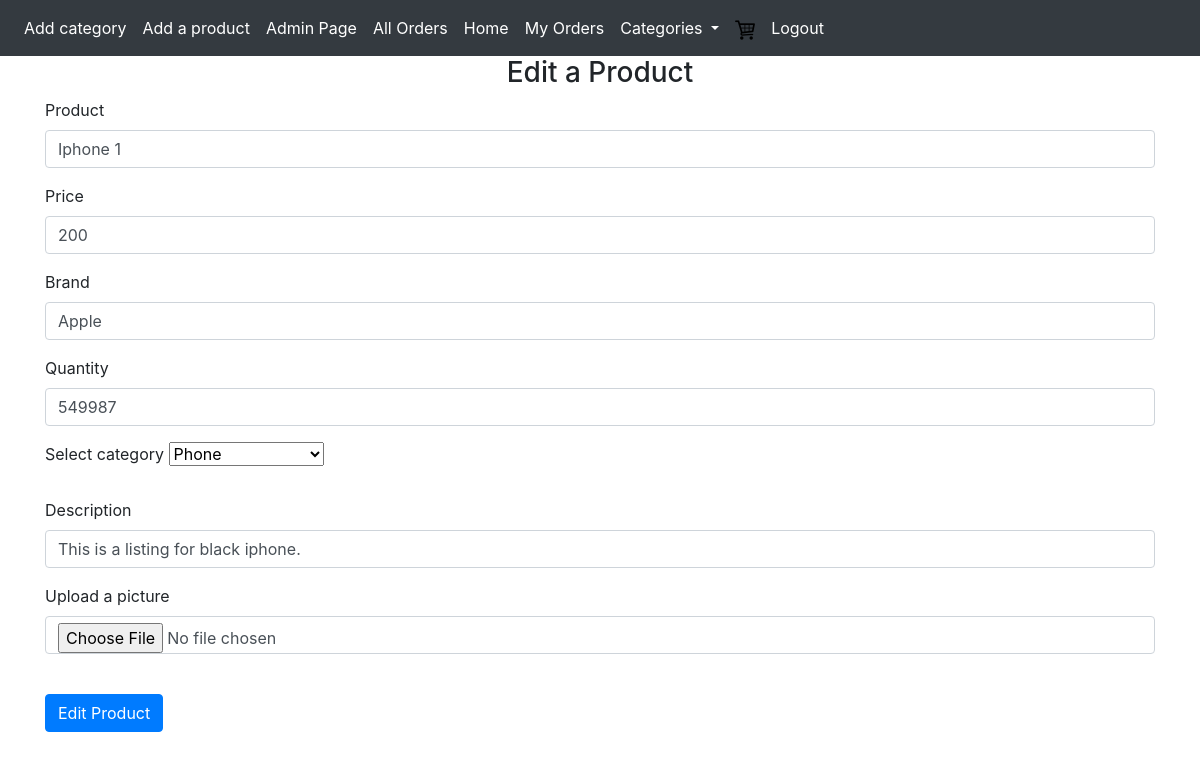
Screenshot of /admin/edit_product/1 (signed in) with the database file from the repository.
### website/models.py (models this page shows)
class Product(db.Model):
    id = db.Column(db.Integer,primary_key=True)
    name = db.Column(db.String(20))
    price = db.Column(db.Integer)
    brand = db.Column(db.String(20))
    qty = db.Column(db.Integer)
    description = db.Column(db.String(300))
    image = db.Column(db.String(200), default="image.jpg")
    category_id = db.Column(db.Integer, db.ForeignKey('category.id'))

### website/views.py (the view)
@views.route("/admin/edit_product/<int:id>",methods=['GET','POST'])
@login_required
def edit_product(id):
    if current_user.first_name == 'admin':
        if request.method == "POST":
            product_name = request.form['name']
            price = request.form['price']
            brand = request.form['brand']
            quantity = request.form['quantity']
            category = request.form['category']
            description = request.form['description']
            file = request.files['image']
            print(category)
            product = Product.query.get(id)
            if file.filename != "":
                if file and allowed_file(file.filename):
                    if product.image != "image.jpg":
                        filename = os.path.join(UPLOAD_FOLDER, product.image)
                        if os.path.exists(filename):
                            os.remove(filename)
                    _, file_extension = os.path.splitext(file.filename)
                    filename = uuid.uuid4().hex + file_extension
                    file.save(os.path.join(UPLOAD_FOLDER, filename))
                    product.image = filename
                else:
                    flash("Wrong file type",category='error')
            product.name = product_name
            product.price = price
            product.qty = quantity
            product.brand = brand
            product.category_id = category
            product.description = description
            db.session.commit()
            flash("Product updated",category="success")
            return redirect(url_for("views.admin"))
        else:
            product = Product.query.get(id)
            if current_user.first_name == 'admin':
                categories = Category.query.all()
            return render_template('/admin/edit_product.html',product=product,user=current_user,categories=categories)
    else:
        flash("Only Admin can access the page", category="error")
        return redirect(url_for("views.index"))

### website/__init__.py (called while the page is built)
def create_app():
    app = Flask(__name__)
    app.config['SECRET_KEY'] = "asdsadas"
    app.config["SQLALCHEMY_DATABASE_URI"] = f"sqlite:///{DB_NAME}"
    app.config["SQLALCHEMY_TRACK_MODIFICATIONS"] = False
    app.config['UPLOAD_FOLDER'] = UPLOAD_FOLDER
    db.init_app(app)
    from . import models
    create_database(app)
    from .models import User
    with app.app_context():
        admin = User.query.filter_by(first_name = "admin").first()
        if not admin:
            create_admin(User,db)
    from .views import views
    from .auth import auth
    app.register_blueprint(views, url_prefix="/" )
    app.register_blueprint(auth, url_prefix = "/" )
    login_manager = LoginManager()
    login_manager.login_view = "auth.login"
    login_manager.init_app(app)
    @login_manager.user_loader
    def load_user(id):
        return models.User.query.get(int(id))
    return app

### website/templates/admin/edit_product.html (shortened to what this page needs)
{% extends "base.html" %}
{% block content %}
<form method="POST" enctype="multipart/form-data">
    <h3 align="center">Edit a Product</h3>
    <div class="form-group">
        <label for="product">Product</label>
        <input
            type="text"
            class="form-control"
            id="name"
            name="name"
            placeholder="Add product name"
            required
            value="{{product.name}}"
        />
    </div>
    <div class="form-group">
        <label for="product">Price</label>
        <input
            type="number"
            class="form-control"
            id="price"
            name="price"
            placeholder="Add product price"
            required
            value="{{product.price}}"
        />
    </div>
    <div class="form-group">
        <label for="product">Brand</label>
        <input
            type="text"
            class="form-control"
            id="brand"
            name="brand"
            placeholder="Add brand name"
            required
            value="{{product.brand}}"
        />
    </div>
    <div class="form-group">
        <label for="product">Quantity</label>
        <input
            type="number"
            class="form-control"
            id="quantity"
            name="quantity"
            placeholder="Add product quantity"
            required
            value="{{product.qty}}"
        />
    </div>
    <div class="form-group">
        <label for="category">Select category</label>
        <select name="category" class="form-group" required>
            {% for category in categories %}
                {% if category.id == product.category_id %}
                    <option value="{{category.id}}" class="form-group" selected>{{category.name}}</option>
                {% else %}
                    <option value="{{category.id}}" class="form-group">{{category.name}}</option>
                {% endif %}
            {% endfor %}
        </select>
    </div>
    <div class="form-group">
        <label for="Description">Description</label>
        <input
            type="text"
            class="form-control"
            id="description"
            name="description"
            placeholder="Add product description"
            height="400"
            width="400"
            required
            value="{{product.description}}"
        />
    </div>
    <div class="form-group">
        <label for="formFile" class="form-label">Upload a picture</label>
        <input class="form-control" type="file" name='image' id="category">
    </div>
    <br />
    <button type="submit" class="btn btn-primary">Edit Product</button>
</form>
{% endblock content %}

### rows the page displays
Product: name "Iphone 1", price "200", brand "Apple", quantity "549987", description "This is a listing for black iphone."

### other values shown
form field category "Phone"
